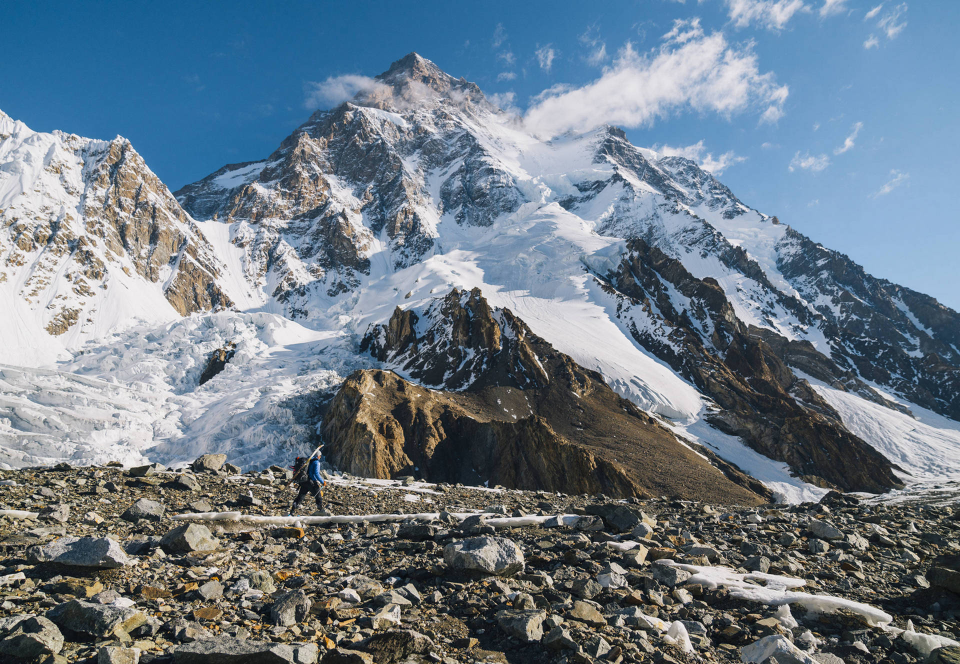
#> input picture puzzle/K2_Bargiel_ski_RB_02_1920.jpg, 1920 x 1328 px (shown at 1/2 size)
$ python puzzle.py
#> lines starting #> are read from the running program, lines starting #| are printed output that depends on the picture
'''
    pip install pillow numpy opencv-python matplotlib
'''
import cv2
import numpy as np
from PIL import Image, ImageDraw
import random
import os

# Puzzle konfiguráció
image_path = "K2_Bargiel_ski_RB_02_1920.jpg"  # Add meg a kép nevét
output_folder = "puzzle_pieces"
os.makedirs(output_folder, exist_ok=True)

rows, cols = 5, 10  # Rács mérete: 5 sor, 10 oszlop (50 darab)
piece_size = 100  # Egy puzzle darab alapmérete (pixelekben)

# Betöltjük a képet
assert os.path.exists(image_path), f"A fájl nem található: {image_path}"
image = Image.open(image_path)
#> image is the input picture: PIL image 1920x1328 RGB; mean R, G, B 110.1, 124.4, 136.3
image = image.resize((cols * piece_size, rows * piece_size))
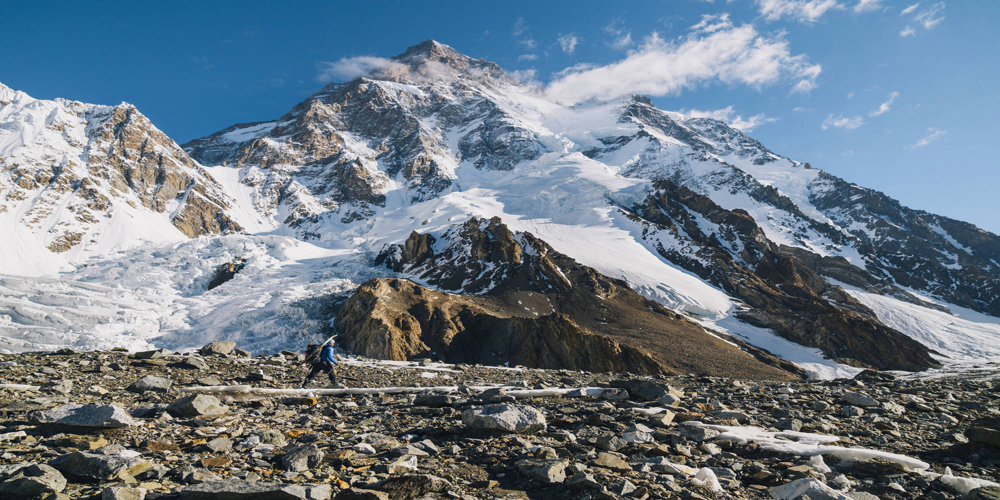
#> image: PIL image 1000x500 RGB; mean R, G, B 110.1, 124.4, 136.3
image_array = np.array(image)

# Fogazott szél létrehozása
def add_jigsaw_edge(draw, x1, y1, x2, y2, horizontal=True, invert=False):
    mid = (x1 + x2) // 2 if horizontal else (y1 + y2) // 2
    offset = piece_size // 4  # A fog mérete
    if invert:
        offset = -offset

    if horizontal:
        points = [(x1, y1), (mid - offset, y1), (mid, y1 + offset), (mid + offset, y1), (x2, y1), (x2, y2), (x1, y2)]
    else:
        points = [(x1, y1), (x1, mid - offset), (x1 + offset, mid), (x1, mid + offset), (x1, y2), (x2, y2), (x2, y1)]

    draw.polygon(points, fill=None, outline="black")  # Rajzolás poligonként

# Puzzle darabok generálása
for row in range(rows):
    for col in range(cols):
        x1, y1 = col * piece_size, row * piece_size
        x2, y2 = x1 + piece_size, y1 + piece_size

        # Kép kivágása
        piece = image.crop((x1, y1, x2, y2))
        piece_draw = ImageDraw.Draw(piece)

        # Fogazott élek hozzáadása
        if col < cols - 1:  # Jobb szél
            add_jigsaw_edge(piece_draw, piece_size, 0, piece_size, piece_size, horizontal=False)
        if row < rows - 1:  # Alsó szél
            add_jigsaw_edge(piece_draw, 0, piece_size, piece_size, piece_size, horizontal=True)

        # Darab mentése
        piece.save(os.path.join(output_folder, f"piece_{row}_{col}.png"))
#> this loop made 5 passes
#> pass 1, `piece.save(os.path.join(output_folder, f"piece_{row}_{col}.png"))`:
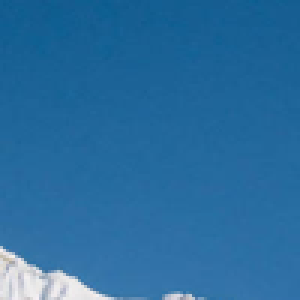
#> saved as piece_0_0.png: PIL image 100x100 RGB (shown 3 times larger); mean R, G, B 41.3, 108.6, 159
#> pass 1, `piece.save(os.path.join(output_folder, f"piece_{row}_{col}.png"))`:
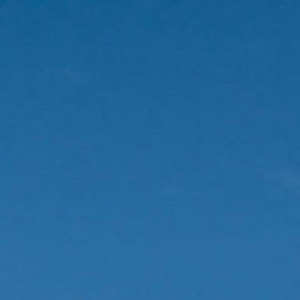
#> saved as piece_0_1.png: PIL image 100x100 RGB (shown 3 times larger); mean R, G, B 34.3, 103.6, 156
#> pass 1, `piece.save(os.path.join(output_folder, f"piece_{row}_{col}.png"))`:
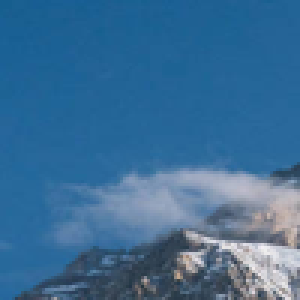
#> saved as piece_0_3.png: PIL image 100x100 RGB (shown 3 times larger); mean R, G, B 60.3, 109.6, 150.1
#> after the loop:
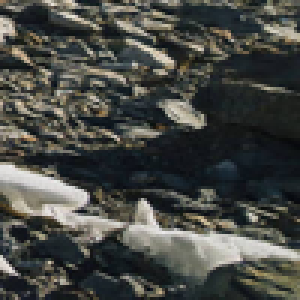
#> piece: PIL image 100x100 RGB (shown 3 times larger); mean R, G, B 70.8, 72.6, 68.2

print(f"Fogazott puzzle darabok elmentve a '{output_folder}' mappába!")
#| Fogazott puzzle darabok elmentve a 'puzzle_pieces' mappába!

$ run again, with puzzle/mount-everest-wallpapers-hd-1024x576.jpg copied over puzzle/K2_Bargiel_ski_RB_02_1920.jpg
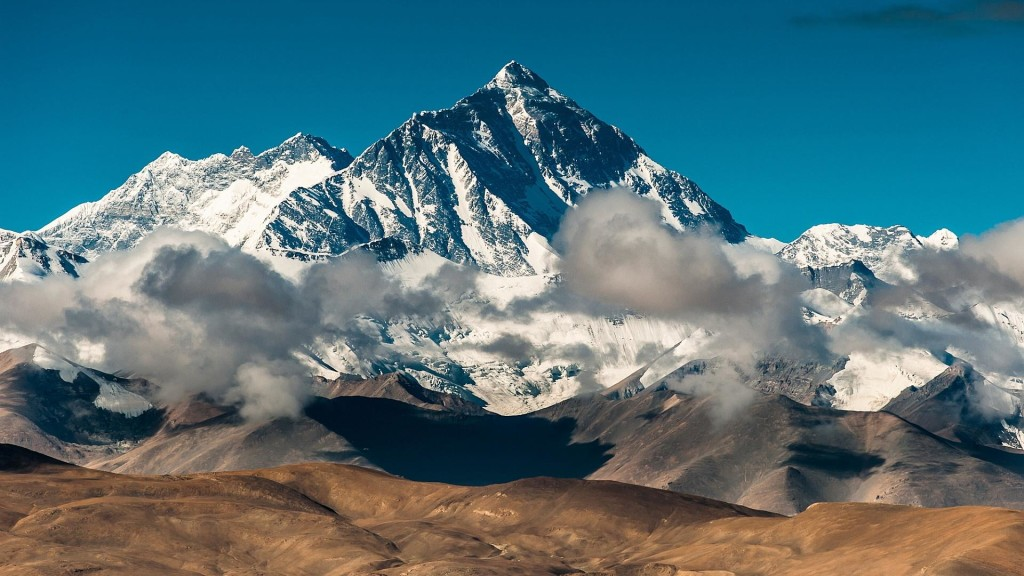
#> input picture puzzle/mount-everest-wallpapers-hd-1024x576.jpg, 1024 x 576 px
#> image is the input picture: PIL image 1024x576 RGB; mean R, G, B 85.1, 115.4, 122.8
#> image: PIL image 1000x500 RGB
#> the loop `for row in range(rows):` made 5 passes
#> pass 1, `piece.save(os.path.join(output_folder, f"piece_{row}_{col}.png"))`:
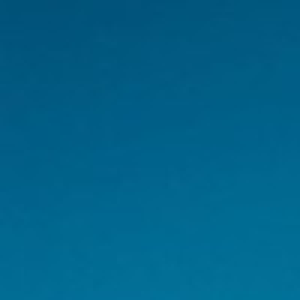
#> saved as piece_0_0.png: PIL image 100x100 RGB (shown 3 times larger); mean R, G, B 1, 97.8, 137.6
#> after the loop `for row in range(rows):`:
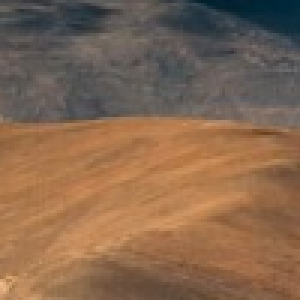
#> piece: PIL image 100x100 RGB (shown 3 times larger); mean R, G, B 132.5, 102.8, 79.6
#| Fogazott puzzle darabok elmentve a 'puzzle_pieces' mappába!

$ run again, with puzzle/tiszta-hegyek-napja1.jpeg copied over puzzle/K2_Bargiel_ski_RB_02_1920.jpg
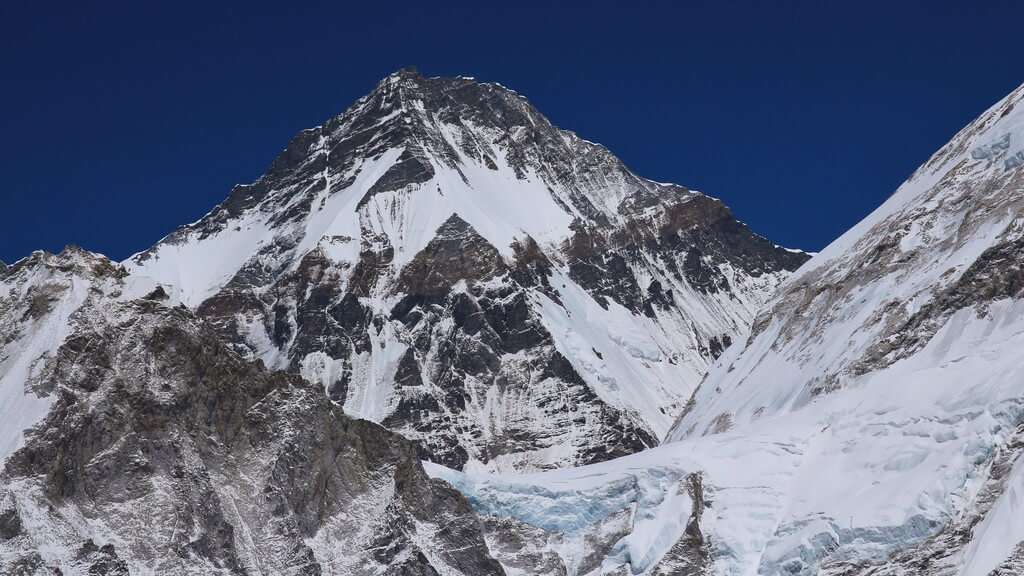
#> input picture puzzle/tiszta-hegyek-napja1.jpeg, 1024 x 576 px
#> image is the input picture: PIL image 1024x576 RGB; mean R, G, B 100.8, 108.6, 129.8
#> image: PIL image 1000x500 RGB
#> the loop `for row in range(rows):` made 5 passes
#> pass 1, `piece.save(os.path.join(output_folder, f"piece_{row}_{col}.png"))`:
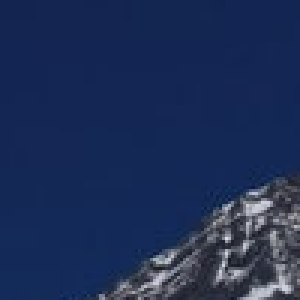
#> saved as piece_0_3.png: PIL image 100x100 RGB (shown 3 times larger); mean R, G, B 29.6, 46.5, 86.5
#> after the loop `for row in range(rows):`:
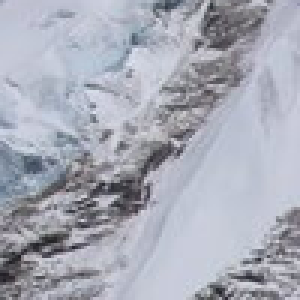
#> piece: PIL image 100x100 RGB (shown 3 times larger); mean R, G, B 167.9, 170.8, 182.4
#| Fogazott puzzle darabok elmentve a 'puzzle_pieces' mappába!
